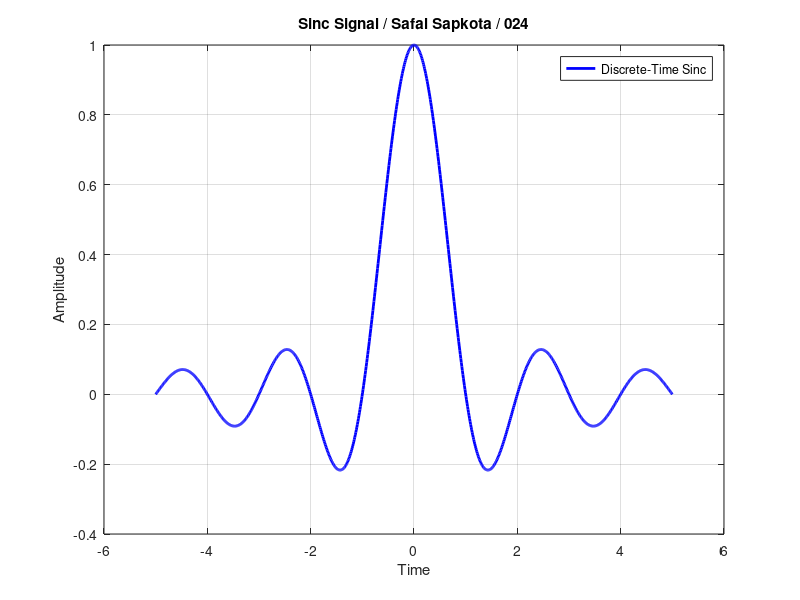

Write the MATLAB code that produced this figure.
clc;
clear;
close all;

x = linspace(-5, 5, 1000);   % Increased number of points for smoother curve
y = sinc(x);                 % MATLAB's built-in normalized sinc function

plot(x, y, 'b', 'LineWidth', 2); % Blue line with thicker width
xlabel('Time');
ylabel('Amplitude');
title('Sinc Signal / Safal Sapkota / 024');
legend('Discrete-Time Sinc');

grid on;  % Optional: adds a grid to the plot
